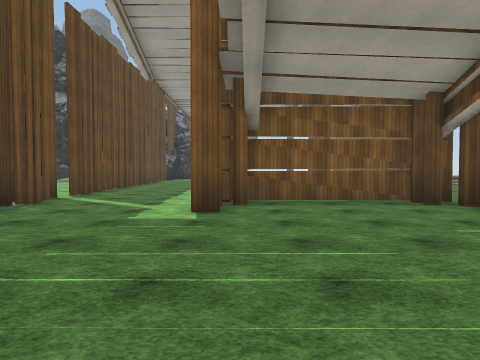
[1] (above)

16 first-person views from a walk through a 3-D level made in the Unity game engine. The camera is 1.5 m above the floor, tilts 2° down and sees 70° across. The floor is counted in squares, 2 m on a side. Each view is taken from the middle of a square. On the plan, view 1 faces up. The plan holds only what a view shows up to about 11 squares ahead; the rest is blank. The place goes on beyond the plan. The player character is not drawn. Some animated figures are left out. Some surface patterns are stand-ins.

[2]
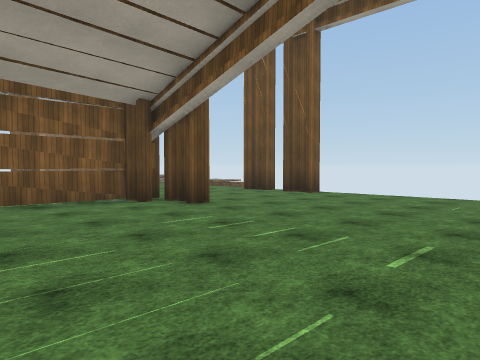

[3]
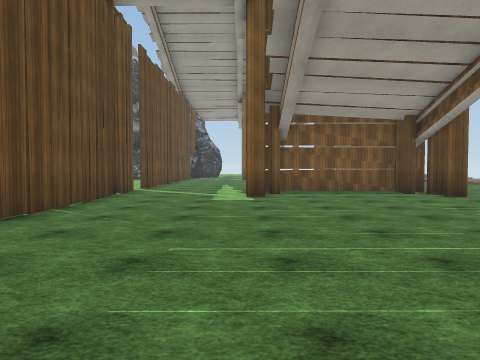

[4]
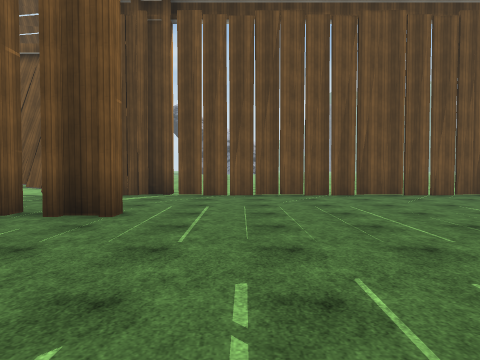

[5]
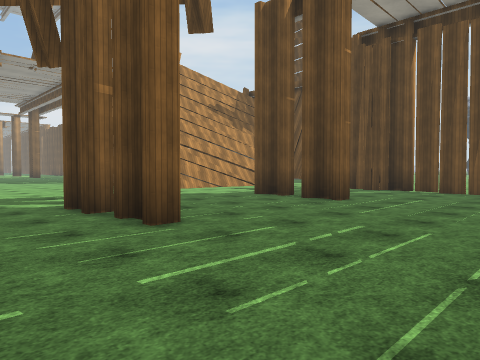

[6]
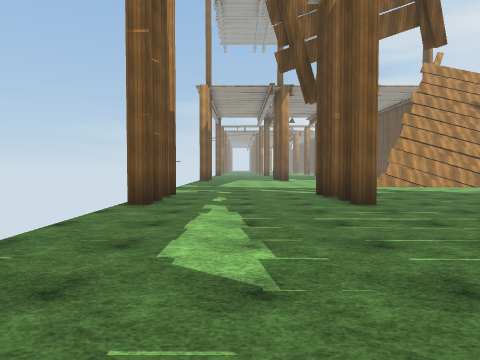

[7]
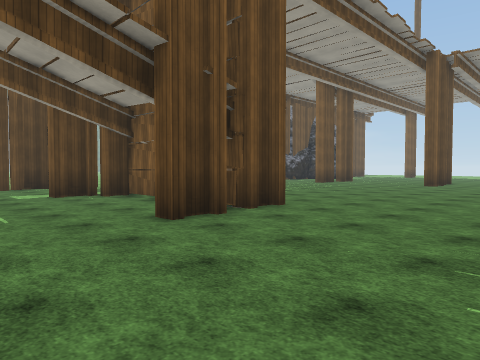

[8]
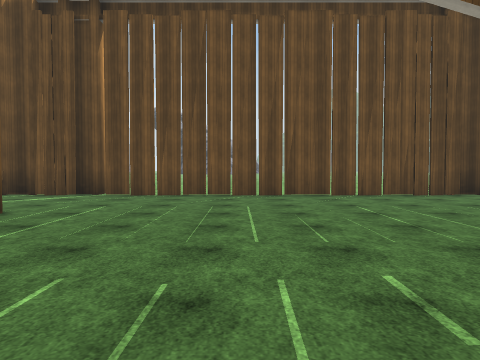

[9]
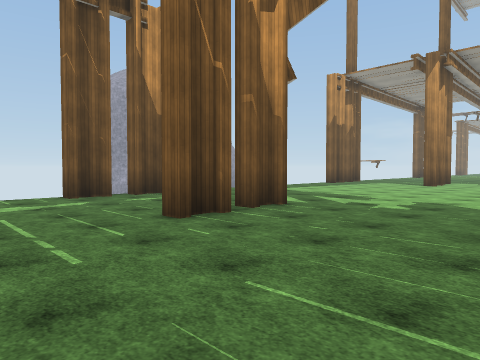

[10]
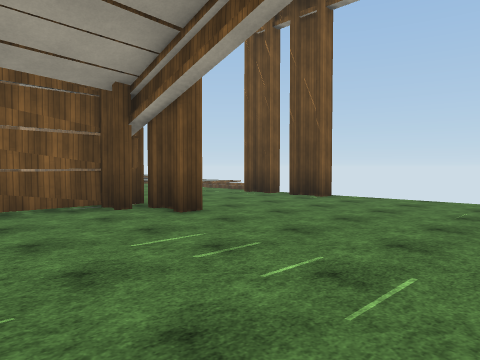

[11]
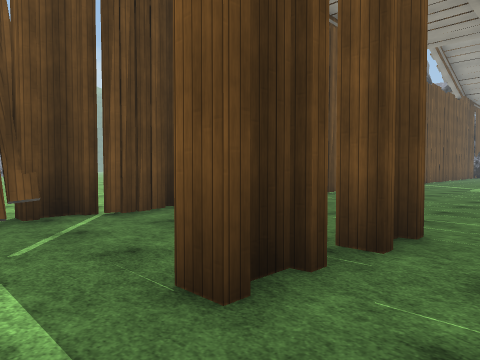

[12]
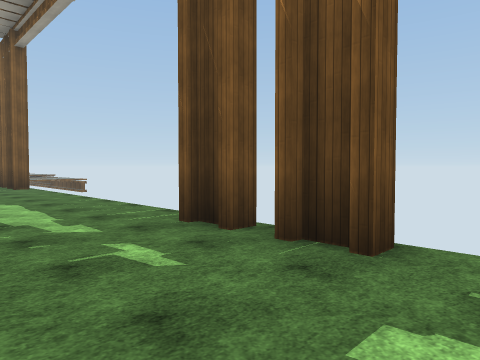

[13]
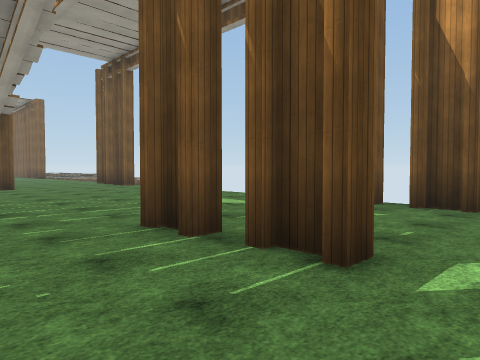

[14]
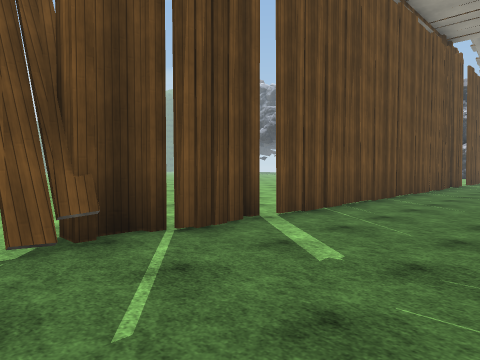

[15]
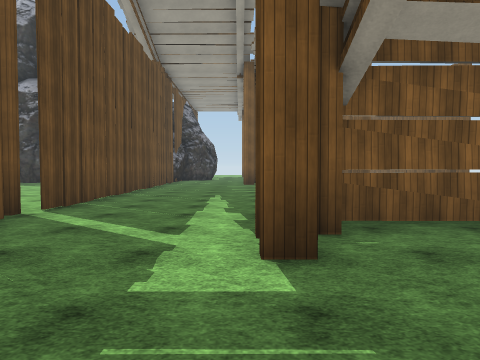

[16]
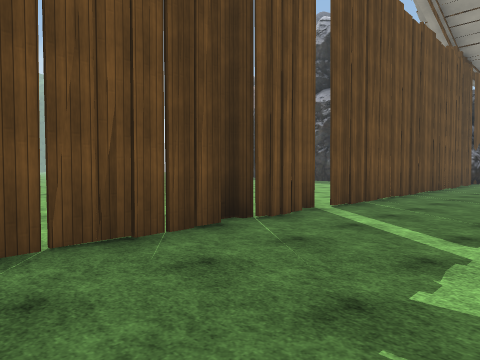

### Floor plan
Points are (right, up) in squares from view 1. A wall is a line through its corners. A room is listed if a view was taken in it or the views show most of it. See-through windows are left out.
Room 1 (views 1, 2, 3, 4, 5, 6, 7, 8, 9, 10, 11, 12, 13, 14, 15, 16)
walls: (4.5, -4.4) (4.5, -5) (4.4, -5) (4.4, -3.9) (4.8, -3.9); (4.5, -4.9) (4.5, -4.1); (-0.8, -3.9) (-0.4, -3.9) (-0.4, -5) (-0.8, -5); (4.2, -5.7) (4.9, -5.7); (4.9, 5.8) (4.5, 5.8) (4.5, 6.9); (-0.2, 5.8) (-0.9, 5.8); (4.7, 6.6) (4.7, 6.1); (3.8, 6.8) (3.8, 7.5) (0, 7.5) (0, 6.8) (-0.2, 6.8); (-0.5, -5.9) (-0.5, -6.5); (-0.9, -5.7) (-0.2, -5.7); (4.9, -6.8) (4.5, -6.8) (4.5, -5.9); (-0.5, 6.6) (-0.5, 6); (-4.5, -0.1) (-4.5, -3.7); (-0.2, -6.8) (-0.9, -6.8); (4.8, 7.5) (4.1, 7.5); (-4.5, 2) (-4.5, 0.4); (9, -5) (9, -3.9) (9.4, -3.9); (-4.7, -3.9) (-4.7, -5); (4.5, 8.5) (4.5, 7.9); (9.4, 5.8) (9, 5.8) (9, 6.6); (-4.5, -4.7) (-4.4, -5.3); (-4.5, -5.2) (-4.5, -6); (9.4, -6.8) (9, -6.8) (9, -5.7); (-4.3, 6) (-4.4, 3.9); (-4.6, 5.8) (-4.3, -0.2); (-4.7, -5.9) (-4.7, -6.8); (9, 7.9) (9, 8.4); (-4.6, -6.9) (-4.6, -7.4); (-4.5, 7.4) (-4.5, 6.5); (-4.5, 7.8) (-4.4, 7.1); (-4.4, 7.9) (-4.5, 6.8)
ways out: opening at (-2, 8.3); opening at (7.5, 8.5); gap at (9, -5.5); gap at (9, 7)

Where each view was taken, in squares from view 1:
view 1: 0 up, 0 right, facing up
view 2: 0 up, 0 right, facing up-right
view 3: 3 down, 1 left, facing up
view 4: 2 down, 5 right, facing left
view 5: 0 up, 7 right, facing down-left
view 6: 3 up, 7 right, facing down
view 7: 3 up, 9 right, facing up-left
view 8: 0 up, 5 right, facing left
view 9: 1 down, 0 right, facing down-right
view 10: 1 up, 1 right, facing up-right
view 11: 8 down, 1 right, facing up-left
view 12: 8 down, 6 right, facing up-right
view 13: 8 down, 2 right, facing up-right
view 14: 8 down, 1 left, facing up-left
view 15: 3 up, 1 left, facing up
view 16: 3 up, 1 left, facing up-left
